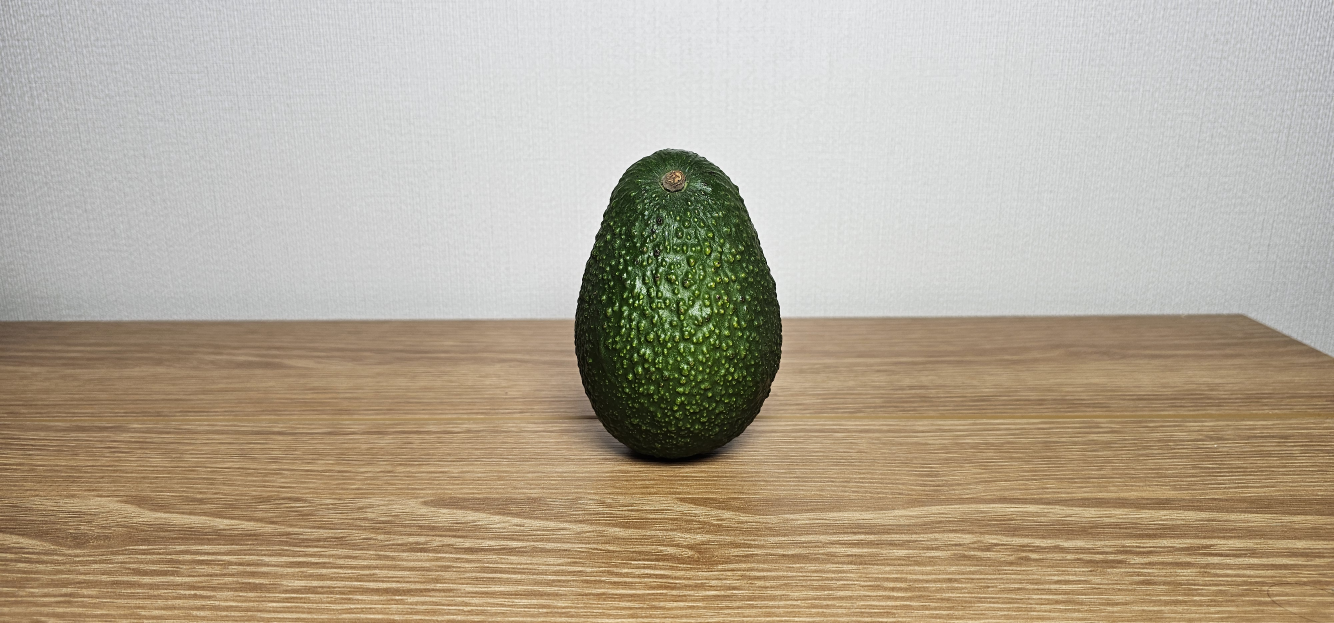
#> input picture image/avocado_non_shadow.jpg, 4000 x 1868 px, found by its file name (shown at 1/3 size)
$ python avocado_seg_analysis.py
#> lines starting #> are read from the running program, lines starting #| are printed output that depends on the picture; after the words box and inside, x2 and y2 are one past the last pixel; in counts of white or black regions, pixels touching at a corner belong together
import cv2
import numpy as np
import matplotlib.pyplot as plt

path = {
    "base": "C:/boimaterial-teamproject/image/avocado_non_shadow.jpg",
    "test": "C:/boimaterial-teamproject/image/avocado_shadow.jpg"
}

config = {
    "size": (1920, 1440),
    "font_scale": 1.8,
    "thickness": 5,
    "text_color": (255, 255, 0),
    "hsv_low_base": np.array([20, 10, 5]),
    "hsv_low_test": np.array([20, 30, 0]),
    "hsv_upp": np.array([120, 255, 255])
}

def add_styled_text(img, lines):
    out_img = img.copy()
    for i, line in enumerate(lines):
        pos = (50, 100 + (i * 90))
        cv2.putText(out_img, line, pos, cv2.FONT_HERSHEY_SIMPLEX,
                    config["font_scale"], (0, 0, 0),  config["thickness"] + 6)
        cv2.putText(out_img, line, pos, cv2.FONT_HERSHEY_SIMPLEX,
                    config["font_scale"], config["text_color"], config["thickness"])
    return out_img

def process_segmentation(path, mode="base"):
#> called with mode = 'base'
    img = cv2.imread(path)
#> img is the input picture: shape (1868, 4000, 3); mean B, G, R 150.1, 168.5, 179.8
    if img is None:
        raise FileNotFoundError(f"이미지를 찾을 수 없습니다: {path}")

    img = cv2.resize(img, config["size"], interpolation=cv2.INTER_AREA)
#> img: shape (1440, 1920, 3)
    img_rgb = cv2.cvtColor(img, cv2.COLOR_BGR2RGB)
    blurred = cv2.GaussianBlur(img, (5, 5), 0)

    # Adaptive
    gray = cv2.cvtColor(blurred, cv2.COLOR_BGR2GRAY)
    ada = cv2.adaptiveThreshold(gray, 255, cv2.ADAPTIVE_THRESH_GAUSSIAN_C,
                                 cv2.THRESH_BINARY_INV, 21, 7)
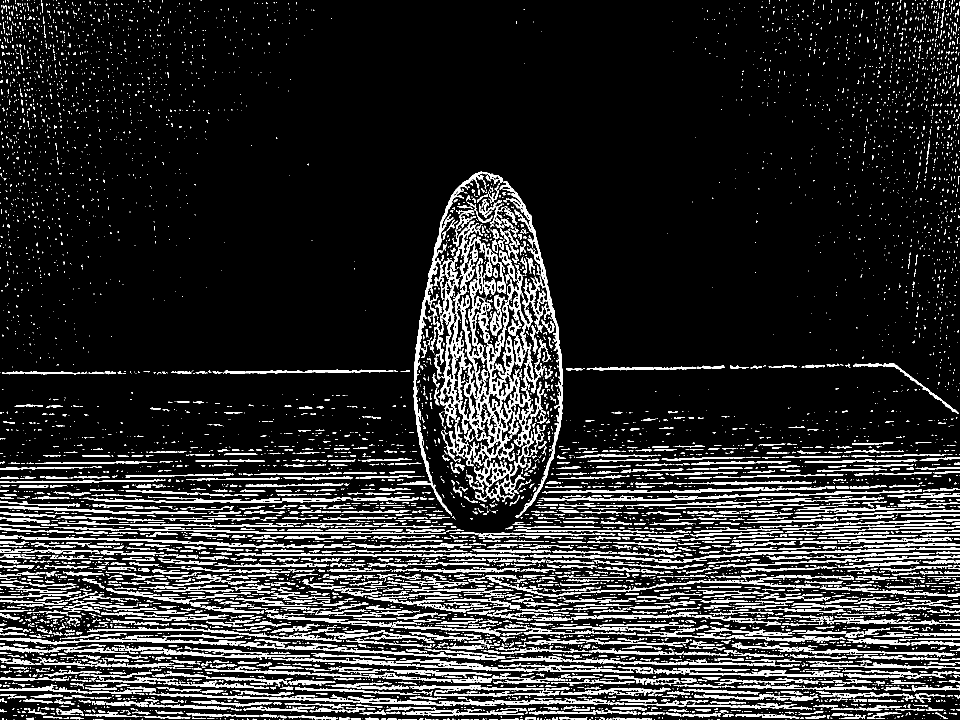
#> ada: shape (1440, 1920) (shown at 1/2 size); 13.8% white; 7641 white regions (5904 under 20 px), largest, box (x1, y1, x2, y2) and area: (859, 362, 1126, 1035) 37358, (794, 343, 1006, 1032) 5908, (298, 1386, 1137, 1412) 4474

    # HSV
    hsv = cv2.cvtColor(blurred, cv2.COLOR_BGR2HSV)
#> hsv: shape (1440, 1920, 3); mean H, S, V 44, 53.3, 181.6
    low = config["hsv_low_base"] if mode == "base" else config["hsv_low_test"]
    hsv_mask = cv2.inRange(hsv, low, config["hsv_upp"])
#> hsv_mask: shape (1440, 1920); 6.4% white; 1165 white regions (1005 under 20 px), largest, box (x1, y1, x2, y2) and area: (827, 344, 1130, 1062) 163247, (1725, 1290, 1825, 1302) 424, (1684, 1184, 1751, 1200) 390

    return img_rgb, ada, hsv_mask

def get_report_set(path, is_base=True, base_masks=None):
    img_rgb, ada, hsv_mask = process_segmentation(path, mode="base" if is_base else "test")

    ada_rgb = cv2.cvtColor(ada, cv2.COLOR_GRAY2RGB)
    hsv_rgb = cv2.cvtColor(hsv_mask, cv2.COLOR_GRAY2RGB)

    if is_base:
        res = [
            add_styled_text(img_rgb, ["Base (Non-shadow)"]),
            add_styled_text(ada_rgb, ["Adaptive", f"Area: {cv2.countNonZero(ada)}px"]),
            add_styled_text(hsv_rgb, ["HSV", f"Area: {cv2.countNonZero(hsv_mask)}px"])
        ]
#> after the loop in add_styled_text, `for i, line in enumerate(lines):`: out_img: shape (1440, 1920, 3); mean R, G, B 179.4, 168.2, 148.8
#> the loop in add_styled_text (call 2), `for i, line in enumerate(lines):` made 2 passes
#> (line, pos) on passes 1 to 2: ('Adaptive', (50, 100)), ('Area: 380285px', (50, 190))
#> after the loop in add_styled_text (call 2), `for i, line in enumerate(lines):`:
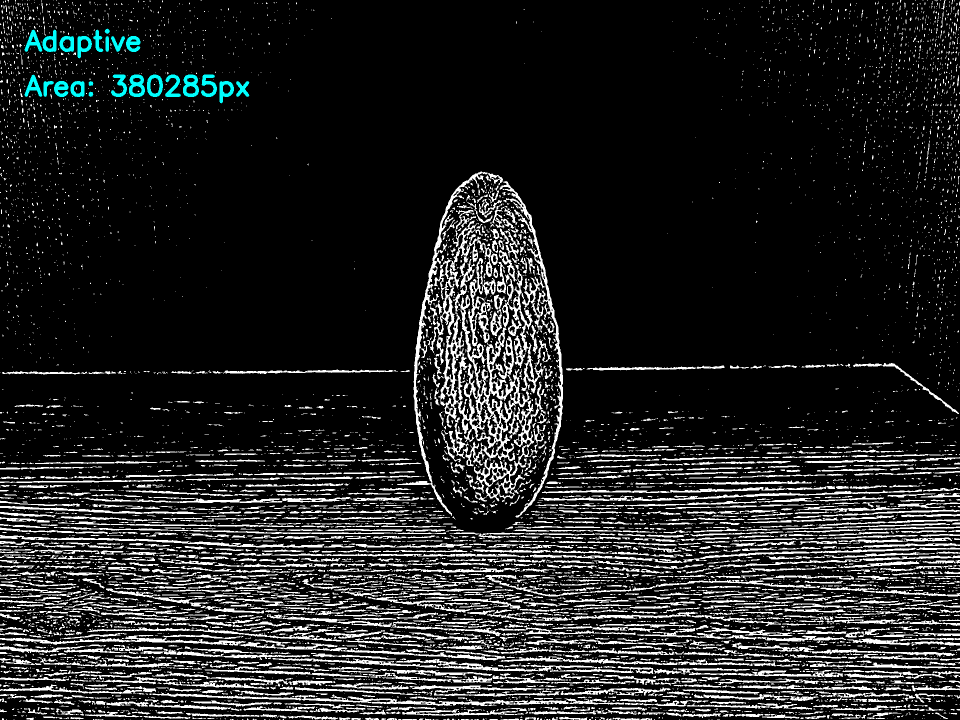
#> out_img: shape (1440, 1920, 3) (shown at 1/2 size); mean B, G, R 36.1, 36.1, 35
#> after the loop in add_styled_text (call 3), `for i, line in enumerate(lines):`: out_img: shape (1440, 1920, 3); mean B, G, R 17.2, 17.2, 16.3
        return res, (ada, hsv_mask)
    else:
        ada_b, hsv_b = base_masks
        def get_stats(t_m, b_m):
            ta, ba = cv2.countNonZero(t_m), cv2.countNonZero(b_m)
            return (1 - abs(ta-ba)/ba)*100, ((ta-ba)/ba)*100

        acc_a, e_a = get_stats(ada, ada_b)
        acc_h, e_h = get_stats(hsv_mask, hsv_b)

        res = [
            add_styled_text(img_rgb, ["Test (Shadow)"]),
            add_styled_text(ada_rgb, ["Adaptive", f"Acc: {acc_a:.1f}%", f"Bias: {e_a:.1f}%"]),
            add_styled_text(hsv_rgb, ["HSV", f"Acc: {acc_h:.1f}%", f"Bias: {e_h:.1f}%"])
        ]
        return res


try:

    base_imgs, base_masks = get_report_set(path["base"], is_base=True)
#> base_imgs = 3 items
    test_imgs = get_report_set(path["test"], is_base=False, base_masks=base_masks)
#> call 2 of process_segmentation, with mode = 'test'
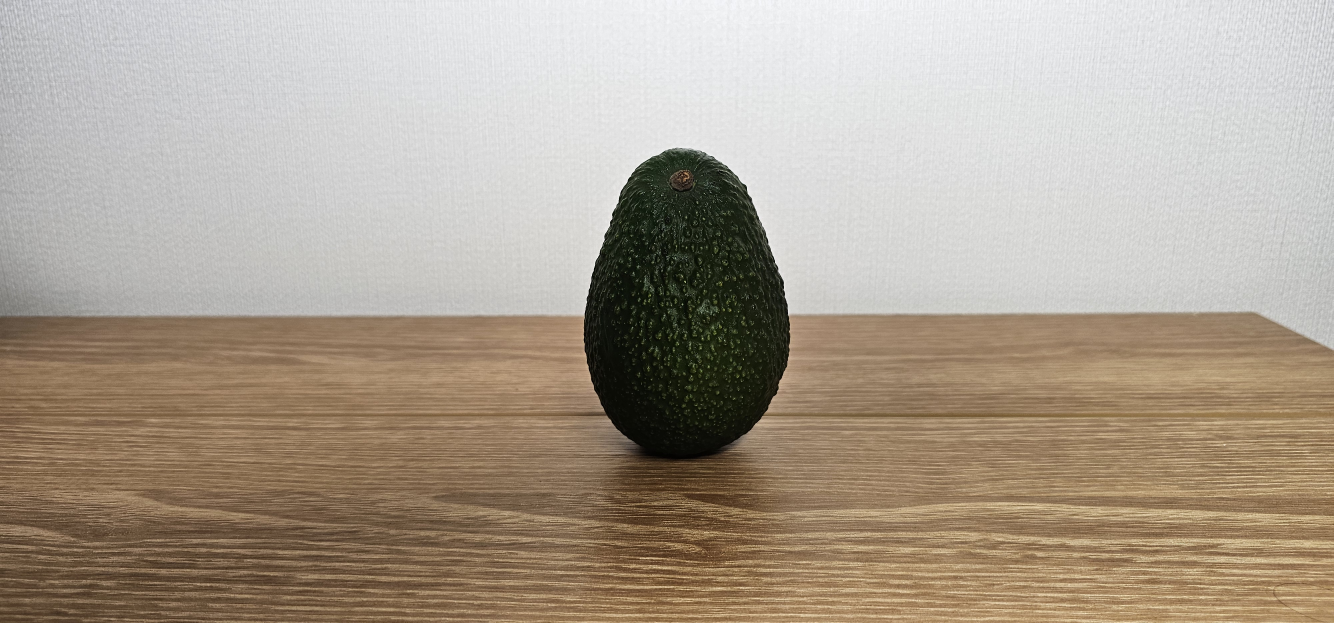
#> input picture image/avocado_shadow.jpg, 4000 x 1868 px, found by its file name (shown at 1/3 size)
#> in process_segmentation, img is the input picture: shape (1868, 4000, 3); mean B, G, R 145.5, 159.9, 171.5
#> in process_segmentation (call 2), `ada = cv2.adaptiveThreshold(gray, 255, cv2.ADAPTIVE_THRESH_GAUSSIAN_C,..`: ada: shape (1440, 1920); 11.7% white; 6712 white regions (4838 under 20 px), largest, box (x1, y1, x2, y2) and area: (0, 341, 1009, 1032) 9383, (1001, 361, 1138, 1034) 5110, (531, 1297, 1276, 1339) 4352
#> in process_segmentation (call 2), `hsv = cv2.cvtColor(blurred, cv2.COLOR_BGR2HSV)`: hsv: shape (1440, 1920, 3); mean H, S, V 36.1, 52.8, 172.4
#> in process_segmentation (call 2), `hsv_mask = cv2.inRange(hsv, low, config["hsv_upp"])`: hsv_mask: shape (1440, 1920); 5.8% white; 253 white regions (222 under 20 px), largest, box (x1, y1, x2, y2) and area: (842, 348, 1137, 1060) 158560, (1860, 1253, 1912, 1265) 251, (1777, 1251, 1815, 1262) 183
#> in get_stats, `ta, ba = cv2.countNonZero(t_m), cv2.countNonZero(b_m)`: ta = 323499; ba = 380285
#> after the loop in add_styled_text (call 4), `for i, line in enumerate(lines):`:
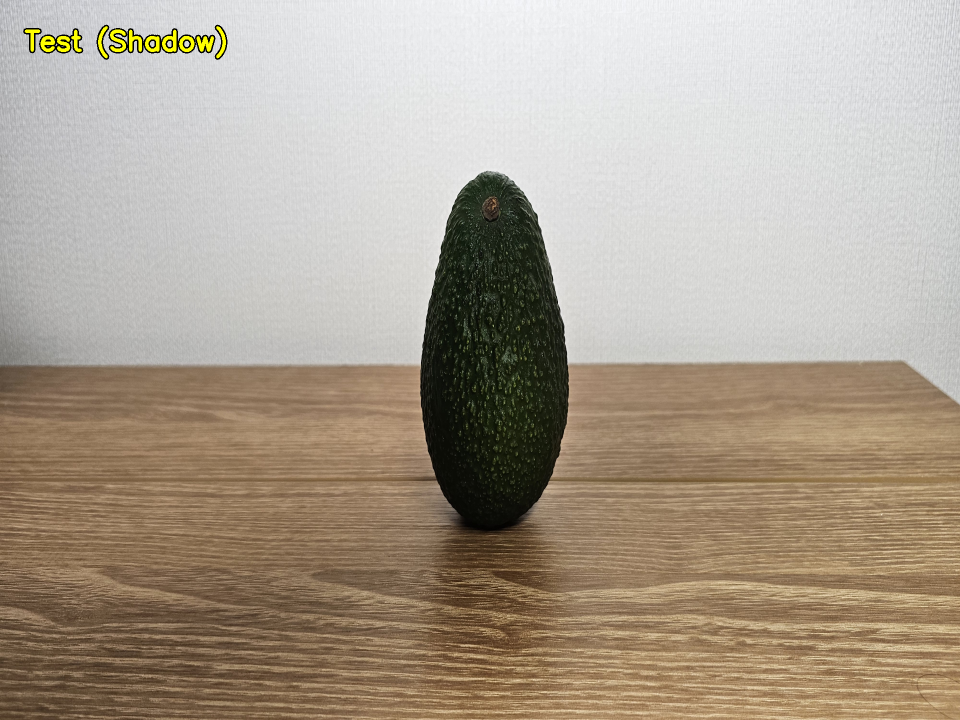
#> out_img: shape (1440, 1920, 3) (shown at 1/2 size); mean R, G, B 171.2, 159.6, 144.5
#> the loop in add_styled_text (call 5), `for i, line in enumerate(lines):` made 3 passes
#> (line, pos) on passes 1 to 3: ('Adaptive', (50, 100)), ('Acc: 85.1%', (50, 190)), ('Bias: -14.9%', (50, 280))
#> after the loop in add_styled_text (call 5), `for i, line in enumerate(lines):`:
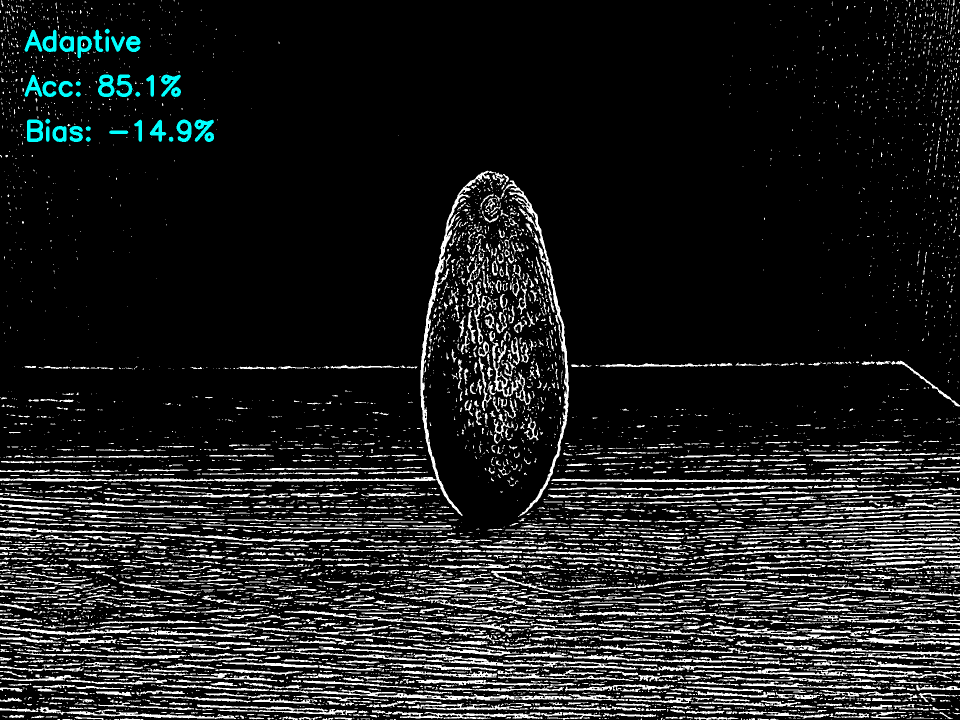
#> out_img: shape (1440, 1920, 3) (shown at 1/2 size); mean B, G, R 31.2, 31.2, 29.8
#> the loop in add_styled_text (call 6), `for i, line in enumerate(lines):` made 3 passes
#> (line, pos) on passes 1 to 3: ('HSV', (50, 100)), ('Acc: 90.9%', (50, 190)), ('Bias: -9.1%', (50, 280))
#> after the loop in add_styled_text (call 6), `for i, line in enumerate(lines):`:
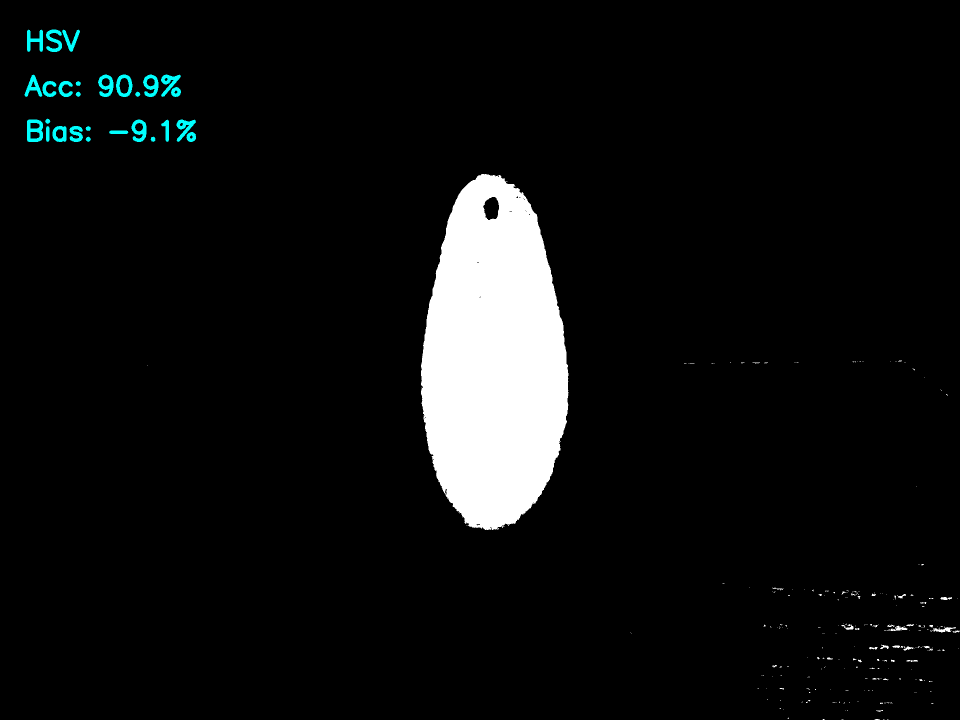
#> out_img: shape (1440, 1920, 3) (shown at 1/2 size); mean B, G, R 16, 16, 14.9
#> test_imgs = 3 items

    all_imgs = base_imgs + test_imgs
#> all_imgs = 6 items
    fig, axes = plt.subplots(2, 3, figsize=(20, 12))

    for i, ax in enumerate(axes.flat):
        ax.imshow(all_imgs[i])
        ax.axis('off')

    plt.tight_layout()
    plt.show()
#> figure, not shown here; B, G, R data is drawn as R, G, B

except Exception as e:
    print(f"오류 발생: {e}")
